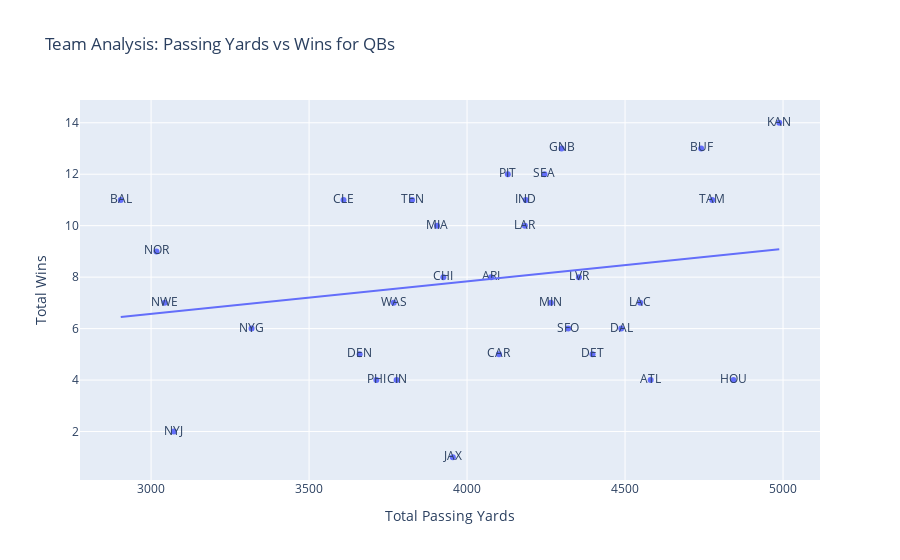

Here is the notebook cell this chart was saved with:
### Code cell
import plotly.express as px

# Assuming 'Tm' is the column representing the NFL teams
# and 'QBrec' is the column representing the QB record as a string, e.g., '12-1-1'
# 'Pos' is the column representing player positions
# Filter the DataFrame to include only relevant columns and position 'QB'
team_df = df_copy[(df_copy['Pos'] == 'QB') & (df_copy['QBrec'].notna())][['Tm', 'Yds', 'QBrec']]

# Extract the number of wins from the QB record string and convert to numeric
team_df['Wins'] = team_df['QBrec'].str.split('-').str[0].astype(float)

# Group by team and sum the passing yards and wins for each team
team_passing_yards = team_df.groupby('Tm')['Yds'].sum().reset_index()
team_wins = team_df.groupby('Tm')['Wins'].sum().reset_index()

# Merge the two dataframes on the 'Tm' column
team_analysis_df = pd.merge(team_passing_yards, team_wins, on='Tm')

# Sort the DataFrame based on total passing yards
team_analysis_df = team_analysis_df.sort_values(by='Yds', ascending=False)

# Create a scatter plot to visualize the correlation between passing yards and wins
fig = px.scatter(team_analysis_df, x='Yds', y='Wins', text='Tm', title='Team Analysis: Passing Yards vs Wins for QBs',
                 labels={'Yds': 'Total Passing Yards', 'Wins': 'Total Wins'},
                 trendline='ols')  # Adding a trendline directly here

# Show the plot
fig.show()

### Figure 1 — Plotly figure (JSON) as saved in the notebook; plotly's stock layout.template omitted (floating-point values rounded to 4 significant figures)
{"data": [{"hovertemplate": "Total Passing Yards=%{x}<br>Total Wins=%{y}<br>Tm=%{text}<extra></extra>", "legendgroup": "", "marker": {"color": "#636efa", "symbol": "circle"}, "mode": "markers+text", "name": "", "orientation": "v", "showlegend": false, "text": ["KAN", "HOU", "TAM", "BUF", "ATL", "LAC", "DAL", "DET", "LVR", "SFO", "GNB", "MIN", "SEA", "IND", "LAR", "PIT", "CAR", "ARI", "JAX", "CHI", "MIA", "TEN", "CIN", "WAS", "PHI", "DEN", "CLE", "NYG", "NYJ", "NWE", "NOR", "BAL"], "type": "scatter", "x": [4988, 4843, 4776, 4741, 4581, 4548, 4488, 4397, 4354, 4320, 4299, 4265, 4245, 4186, 4183, 4129, 4101, 4076, 3955, 3925, 3905, 3826, 3777, 3768, 3713, 3660, 3609, 3318, 3072, 3043, 3017, 2904], "xaxis": "x", "y": [14, 4, 11, 13, 4, 7, 6, 5, 8, 6, 13, 7, 12, 11, 10, 12, 5, 8, 1, 8, 10, 11, 4, 7, 4, 5, 11, 6, 2, 7, 9, 11], "yaxis": "y"}, {"hovertemplate": "<b>OLS trendline</b><br>Wins = 0.00126076 * Yds + 2.79208<br>R<sup>2</sup>=0.040662<br><br>Total Passing Yards=%{x}<br>Total Wins=%{y} <b>(trend)</b><extra></extra>", "legendgroup": "", "marker": {"color": "#636efa", "symbol": "circle"}, "mode": "lines", "name": "", "showlegend": false, "type": "scatter", "x": [2904, 3017, 3043, 3072, 3318, 3609, 3660, 3713, 3768, 3777, 3826, 3905, 3925, 3955, 4076, 4101, 4129, 4183, 4186, 4245, 4265, 4299, 4320, 4354, 4397, 4488, 4548, 4581, 4741, 4776, 4843, 4988], "xaxis": "x", "y": [6.453, 6.596, 6.629, 6.665, 6.975, 7.342, 7.406, 7.473, 7.543, 7.554, 7.616, 7.715, 7.741, 7.778, 7.931, 7.962, 7.998, 8.066, 8.07, 8.144, 8.169, 8.212, 8.239, 8.281, 8.336, 8.45, 8.526, 8.568, 8.769, 8.813, 8.898, 9.081], "yaxis": "y"}], "layout": {"legend": {"tracegroupgap": 0}, "title": {"text": "Team Analysis: Passing Yards vs Wins for QBs"}, "xaxis": {"anchor": "y", "domain": [0, 1], "title": {"text": "Total Passing Yards"}}, "yaxis": {"anchor": "x", "domain": [0, 1], "title": {"text": "Total Wins"}}}}
